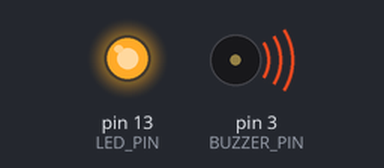
Recording of a sketch running on a simulated Arduino Uno, built with avr-gcc and run on an emulated ATmega328P. Parts: output pins drawn as LEDs (lit = HIGH), buzzer (waves = sounding).

Above: at 0.1 s.
At 21.8 s:
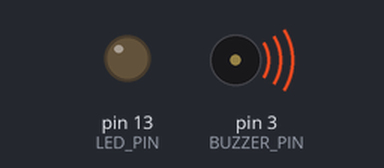
At 46.5 s:
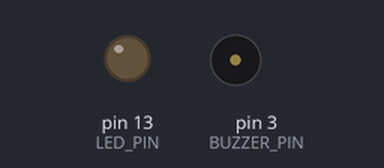
Timing chart, 0 to 48.0 s (numbered marks = the images above):
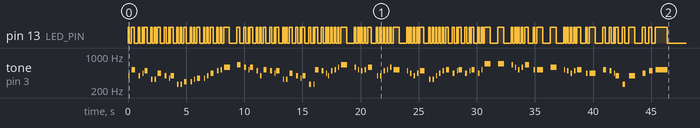

The sketch:

singArduino.ino
```cpp
#include "songs.h"

#define BUZZER_PIN 3
#define LED_PIN 13

void setup() {
  Serial.begin(9600);
  pinMode(3, OUTPUT);
  pinMode(13, OUTPUT);

  //Sing mothafucka sing!
  sing(sizeof(urss)/sizeof(urss[0]),urss);

}

void loop() {}

void sing(size_t size, const int song[][2]) {

  for (int sound = 0; sound < size; sound++) {
    // to calculate the note duration, take one second
    // divided by the note type.
    //e.g. quarter note = 1000 / 4, eighth note = 1000/8, etc.
    int note = song[sound][0];
    int noteDuration = 1000 / song[sound][1];

    buzz(note, noteDuration);

    // to distinguish the notes, set a minimum time between them.
    // the note's duration + 30% seems to work well:
    int pauseBetweenNotes = noteDuration * 1.30;
    delay(pauseBetweenNotes);

    // stop the tone playing:
    buzz(0, noteDuration);

  }

}

void buzz(long frequency, long length) {

  digitalWrite(LED_PIN, HIGH);

  // Calculate the delay value between transitions
  long delayValue = 1000000 / frequency / 2;
  /*1 second's worth of microseconds, divided by the frequency, then split in half since
  there are two phases to each cycle */

  // Calculate the number of cycles for proper timing
  long numCycles = frequency * length / 1000;
  /* Multiply frequency, which is really cycles per second, by the number of seconds to
  get the total number of cycles to produce */

  for (long i = 0; i < numCycles; i++) {
    digitalWrite(BUZZER_PIN, HIGH);
    delayMicroseconds(delayValue);
    digitalWrite(BUZZER_PIN, LOW);
    delayMicroseconds(delayValue);
  }

  digitalWrite(LED_PIN, LOW);

}
```

notes.h
```cpp
#ifndef notes_h
#define notes_h

#define NOTE_B0  31
#define NOTE_C1  33
#define NOTE_CS1 35
#define NOTE_D1  37
#define NOTE_DS1 39
#define NOTE_E1  41
#define NOTE_F1  44
#define NOTE_FS1 46
#define NOTE_G1  49
#define NOTE_GS1 52
#define NOTE_A1  55
#define NOTE_AS1 58
#define NOTE_B1  62
#define NOTE_C2  65
#define NOTE_CS2 69
#define NOTE_D2  73
#define NOTE_DS2 78
#define NOTE_E2  82
#define NOTE_F2  87
#define NOTE_FS2 93
#define NOTE_G2  98
#define NOTE_GS2 104
#define NOTE_A2  110
#define NOTE_AS2 117
#define NOTE_B2  123
#define NOTE_C3  131
#define NOTE_CS3 139
#define NOTE_D3  147
#define NOTE_DS3 156
#define NOTE_E3  165
#define NOTE_F3  175
#define NOTE_FS3 185
#define NOTE_G3  196
#define NOTE_GS3 208
#define NOTE_A3  220
#define NOTE_AS3 233
#define NOTE_B3  247
#define NOTE_C4  262
#define NOTE_CS4 277
#define NOTE_D4  294
#define NOTE_DS4 311
#define NOTE_E4  330
#define NOTE_F4  349
#define NOTE_FS4 370
#define NOTE_G4  392
#define NOTE_GS4 415
#define NOTE_A4  440
#define NOTE_AS4 466
#define NOTE_B4  494
#define NOTE_C5  523
#define NOTE_CS5 554
#define NOTE_D5  587
#define NOTE_DS5 622
#define NOTE_E5  659
#define NOTE_F5  698
#define NOTE_FS5 740
#define NOTE_G5  784
#define NOTE_GS5 831
#define NOTE_A5  880
#define NOTE_AS5 932
#define NOTE_B5  988
#define NOTE_C6  1047
#define NOTE_CS6 1109
#define NOTE_D6  1175
#define NOTE_DS6 1245
#define NOTE_E6  1319
#define NOTE_F6  1397
#define NOTE_FS6 1480
#define NOTE_G6  1568
#define NOTE_GS6 1661
#define NOTE_A6  1760
#define NOTE_AS6 1865
#define NOTE_B6  1976
#define NOTE_C7  2093
#define NOTE_CS7 2217
#define NOTE_D7  2349
#define NOTE_DS7 2489
#define NOTE_E7  2637
#define NOTE_F7  2794
#define NOTE_FS7 2960
#define NOTE_G7  3136
#define NOTE_GS7 3322
#define NOTE_A7  3520
#define NOTE_AS7 3729
#define NOTE_B7  3951
#define NOTE_C8  4186
#define NOTE_CS8 4435
#define NOTE_D8  4699
#define NOTE_DS8 4978

#endif
```

songs.h
```cpp
#ifndef songs_h
#define songs_h

#include "notes.h"

// {NOTE, TEMPO}
const int mario_main[][2] = {
	{NOTE_E7,12}, {NOTE_E7,12}, {0,12}, {NOTE_E7,12},
	{0,12}, {NOTE_C7,12}, {NOTE_E7, 12},
	{NOTE_G7,12}, {0,12}, {0,12}, {0,12},
	{NOTE_G6,12}, {0,12}, {0,12}, {0,12},
	{NOTE_C7,12}, {0,12}, {0,12}, {NOTE_G6,12},
	{0,12}, {0,12}, {NOTE_E6,12}, {0,12},
	{0,12}, {NOTE_A6,12}, {0,12}, {NOTE_B6,12},
	{0,12}, {NOTE_AS6,12}, {NOTE_A6,12}, {0,12},
	{NOTE_G6,9}, {NOTE_E7,9}, {NOTE_G7,9},
	{NOTE_A7,12}, {0,12}, {NOTE_F7,12}, {NOTE_G7,12},
	{0,12}, {NOTE_E7,12}, {0,12}, {NOTE_C7,12},
	{NOTE_D7,12}, {NOTE_B6,12}, {0,12}, {0,12},
	{NOTE_C7,12}, {0,12}, {0,12}, {NOTE_G6,12},
	{0,12}, {0,12}, {NOTE_E6,12}, {0,12},
	{0,12}, {NOTE_A6,12}, {0,12}, {NOTE_B6,12},
	{0,12}, {NOTE_AS6,12}, {NOTE_A6,12}, {0,12},
	{NOTE_G6,9}, {NOTE_E7,9}, {NOTE_G7,9},
	{NOTE_A7,12}, {0,12}, {NOTE_F7,12}, {NOTE_G7,12},
	{0,12}, {NOTE_E7,12}, {0,12}, {NOTE_C7,12},
	{NOTE_D7,12}, {NOTE_B6,12}, {0,12}, {0,12}
};

const int mario_under[][2] = {

	{NOTE_C4,12}, {NOTE_C5,12}, {NOTE_A3,12}, {NOTE_A4,12},
	{NOTE_AS3,12}, {NOTE_AS4,12}, {0,6}, {0,3},
	{NOTE_C4,12}, {NOTE_C5,12}, {NOTE_A3,12}, {NOTE_A4,12},
	{NOTE_AS3,12}, {NOTE_AS4,12}, {0,6}, {0,3},
	{NOTE_F3,12}, {NOTE_F4,12}, {NOTE_D3,12}, {NOTE_D4,12},
	{NOTE_DS3,12}, {NOTE_DS4,12}, {0,6}, {0,3},
	{NOTE_F3,12}, {NOTE_F4,12}, {NOTE_D3,12}, {NOTE_D4,12},
	{NOTE_DS3,12}, {NOTE_DS4,12}, {0,6},
	{0,3}, {NOTE_DS4,18}, {NOTE_CS4,18}, {NOTE_D4,18},
	{NOTE_CS4,6}, {NOTE_DS4,6},
	{NOTE_DS4,6}, {NOTE_GS3,6},
	{NOTE_G3,6}, {NOTE_CS4,6},
	{NOTE_C4,18}, {NOTE_FS4,18}, {NOTE_F4,18}, {NOTE_E3,18}, {NOTE_AS4,18}, {NOTE_A4,18},
	{NOTE_GS4,10}, {NOTE_DS4,10}, {NOTE_B3,10},
	{NOTE_AS3,10}, {NOTE_A3,10}, {NOTE_GS3,10},
	{0,3}, {0,3}, {0,3}

};

const int christmas[][2] = {
	{NOTE_E5,8}, {NOTE_E5,8}, {NOTE_E5,4},
	{NOTE_E5,8}, {NOTE_E5,8}, {NOTE_E5,4},
	{NOTE_E5,8}, {NOTE_G5,8}, {NOTE_C5,8}, {NOTE_D5,8},
	{NOTE_E5,2},
	{NOTE_F5,8}, {NOTE_F5,8}, {NOTE_F5,8}, {NOTE_F5,8},
	{NOTE_F5,8}, {NOTE_E5,8}, {NOTE_E5,8}, {NOTE_E5,16}, {NOTE_E5,16},
	{NOTE_E5,8}, {NOTE_D5,8}, {NOTE_D5,8}, {NOTE_E5,8},
	{NOTE_D5,4}, {NOTE_G5,4}
};

const int wish[][2] = {
	{NOTE_B3,4},
	{NOTE_F4,4}, {NOTE_F4,8}, {NOTE_G4,8}, {NOTE_F4,8}, {NOTE_E4,8},
	{NOTE_D4,4}, {NOTE_D4,4}, {NOTE_D4,4},
	{NOTE_G4,4}, {NOTE_G4,8}, {NOTE_A4,8}, {NOTE_G4,8}, {NOTE_F4,8},
	{NOTE_E4,4}, {NOTE_E4,4}, {NOTE_E4,4},
	{NOTE_A4,4}, {NOTE_A4,8}, {NOTE_B4,8}, {NOTE_A4,8}, {NOTE_G4,8},
	{NOTE_F4,4}, {NOTE_D4,4}, {NOTE_B3,8}, {NOTE_B3,8},
	{NOTE_D4,4}, {NOTE_G4,4}, {NOTE_E4,4},
	{NOTE_F4,2}
};

const int santa[][2] = {
	{NOTE_G4,8},
	{NOTE_E4,8}, {NOTE_F4,8}, {NOTE_G4,4}, {NOTE_G4,4}, {NOTE_G4,4},
	{NOTE_A4,8}, {NOTE_B4,8}, {NOTE_C5,4}, {NOTE_C5,4}, {NOTE_C5,4},
	{NOTE_E4,8}, {NOTE_F4,8}, {NOTE_G4,4}, {NOTE_G4,4}, {NOTE_G4,4},
	{NOTE_A4,8}, {NOTE_G4,8}, {NOTE_F4,4}, {NOTE_F4,2},
	{NOTE_E4,4}, {NOTE_G4,4}, {NOTE_C4,4}, {NOTE_E4,4},
	{NOTE_D4,4}, {NOTE_F4,2}, {NOTE_B3,4},
	{NOTE_C4,1}
};

const int urss[][2] = {
	{NOTE_G4,8}, {NOTE_C5,4}, {NOTE_G4,6}, {NOTE_A4,16}, {NOTE_B4,4}, {NOTE_E4,8}, {NOTE_E4,8},
	{NOTE_A4,4}, {NOTE_G4,6}, {NOTE_F4,16}, {NOTE_G4,4}, {NOTE_C4,8}, {NOTE_C4,8},
	{NOTE_D4,4}, {NOTE_D4,8}, {NOTE_E4,8}, {NOTE_F4,4}, {NOTE_F4,8}, {NOTE_G4,8}, {NOTE_A4,4}, {NOTE_B4,8}, {NOTE_C5,8}, {NOTE_D5,2},
	{NOTE_E5,4}, {NOTE_D5,6}, {NOTE_C5,16}, {NOTE_D5,4}, {NOTE_B4,8}, {NOTE_G4,8},
	{NOTE_C5,4}, {NOTE_B4,6}, {NOTE_A4,16}, {NOTE_B4,4}, {NOTE_E4,8}, {NOTE_E4,8},
	{NOTE_A4,4}, {NOTE_G4,6}, {NOTE_F4,16}, {NOTE_G4,4}, {NOTE_C4,6}, {NOTE_C4,16},
	{NOTE_C5,4}, {NOTE_B4,6}, {NOTE_A4,16}, {NOTE_G4,8}, {NOTE_B4,8}, {NOTE_C5,8}, {NOTE_D5,8},
	{NOTE_E5,2}, {NOTE_D5,8}, {NOTE_C5,8}, {NOTE_B4,8}, {NOTE_C5,8}, {NOTE_D5,3}, {NOTE_G4,8}, {NOTE_G4,8}, {NOTE_B4,8}, {NOTE_C5,8}, {NOTE_D5,8},
	{NOTE_C5,2}, {NOTE_B4,8}, {NOTE_A4,8}, {NOTE_G4,8}, {NOTE_A4,8}, {NOTE_B4,3}, {NOTE_E4,8}, {NOTE_E4,8}, {NOTE_G4,8}, {NOTE_A4,8}, {NOTE_B4,8},
	{NOTE_C5,4}, {NOTE_A4,6}, {NOTE_B4,16}, {NOTE_C5,4}, {NOTE_A4,6}, {NOTE_B4,16}, {NOTE_C5,4}, {NOTE_A4,8}, {NOTE_C5,8}, {NOTE_F5,2},
	{NOTE_F5,2}, {NOTE_E5,8}, {NOTE_D5,8}, {NOTE_C5,8}, {NOTE_D5,8}, {NOTE_E5,3}, {NOTE_C5,8}, {NOTE_C5,2},
	{NOTE_D5,2}, {NOTE_C5,8}, {NOTE_B4,8}, {NOTE_A4,8}, {NOTE_B4,8}, {NOTE_C5,3}, {NOTE_A4,8}, {NOTE_A4,2},
	{NOTE_C5,4}, {NOTE_B4,6}, {NOTE_A4,16}, {NOTE_G4,4}, {NOTE_C4,4}, {NOTE_G4,2}, {NOTE_A4,4}, {NOTE_B4,4}, {NOTE_C5,1}
};

const int evangelion[][2] = {
	{NOTE_C4,4}, {NOTE_DS4,6}, {NOTE_F4,6}, {NOTE_DS4,6}, {NOTE_F4,8}, {NOTE_F4,8}, {NOTE_F4,8},
	{NOTE_AS4,8}, {NOTE_GS4,8}, {NOTE_G4,16}, {NOTE_F4,8}, {NOTE_G4,8}, {0,6},
	{NOTE_G4,6}, {NOTE_AS4,6}, {NOTE_C5,8}, {NOTE_F4,8}, {NOTE_DS4,8}, {NOTE_AS4,8}, {NOTE_AS4,8},
	{NOTE_G4,8}, {NOTE_AS4,8}, {NOTE_AS4,8}, {NOTE_C5,8}
};

// Fix
const int stillAlive[][2] = {

	{NOTE_G4,8}, {NOTE_FS4,8}, {NOTE_E4,8}, {NOTE_E4,8}, {NOTE_FS4,8}, {NOTE_D3,8}, {NOTE_FS3,8}, {NOTE_D3,8},
	{0,8}, {NOTE_D3,8}, {NOTE_FS3,8}, {NOTE_D3,8}, {0,8}, {NOTE_D3,8}, {NOTE_FS3,8}, {NOTE_A3,8}, {NOTE_G4,8},
	{NOTE_FS4,8}, {NOTE_E4,8}, {NOTE_E4,4}, {NOTE_FS4,8}, {NOTE_FS4,4}, {NOTE_D4,4}, {NOTE_E4,8}, {NOTE_A3,4},
	{NOTE_D3,8}, {NOTE_FS3,8}, {NOTE_D3,8}, {0,8}, {NOTE_D3,8}, {NOTE_FS3,8}, {NOTE_A3,8}, {NOTE_E4,4}

};

#endif
```
